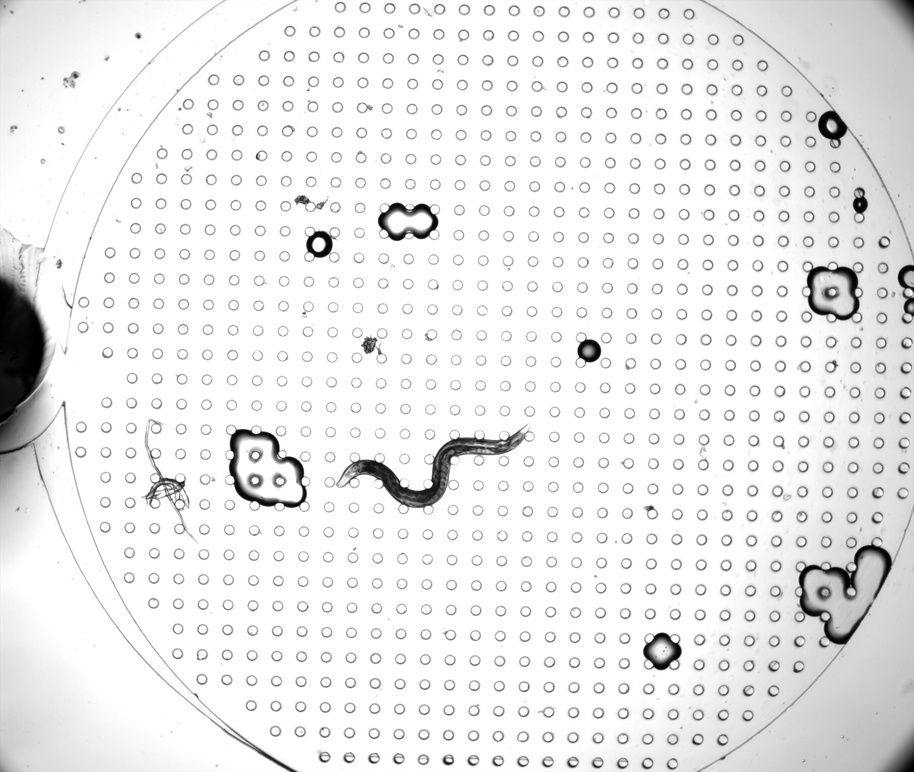
#> input picture frame.jpg, 914 x 772 px, shrunk from 2560 x 2160 before the run
$ python seperate_the_worm.py
#> lines starting #> are read from the running program, lines starting #| are printed output that depends on the picture; after the words box and inside, x2 and y2 are one past the last pixel; in counts of white or black regions, pixels touching at a corner belong together; long printed decimals are rounded
import cv2
import numpy as np
import os
import matplotlib.pyplot as plt

frame = cv2.imread('frame.jpg', cv2.COLOR_BGR2GRAY)
#> frame is the input picture: shape (772, 914); min 0, max 255, mean 235
mask = cv2.imread('masked_worm.jpg', cv2.COLOR_BGR2GRAY)
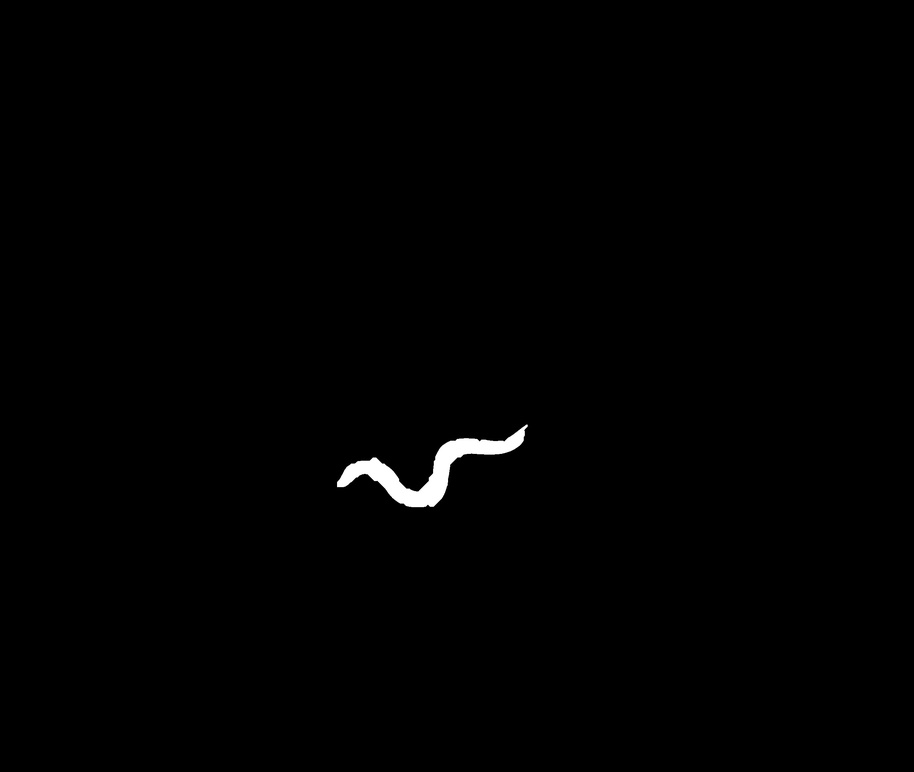
#> input picture masked_worm.jpg, 914 x 772 px, shrunk from 2560 x 2160 before the run
#> mask is the input picture: shape (772, 914); min 0, max 255, mean 1.4
# plt.title('frame')
# plt.imshow(frame, cmap='gray')
# plt.show()

maskbin = mask > 125
#> maskbin: shape (772, 914) bool; 0.54% white; 1 white region, box (x1, y1, x2, y2) and area: (337, 425, 528, 507) 3823
worm_img = maskbin * frame
plt.title('worm_img')
plt.imshow(255 - worm_img, cmap='gray')
plt.show()
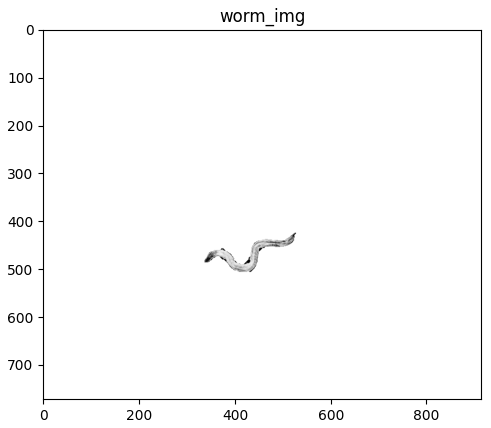
#> figure drawn by matplotlib, 1 panel

# Now lets cut the worm into square pieces and keep the one which has worm only
H, W = maskbin.shape
#> H = 772; W = 914
print(H, W)
#| 772 914

for h in range(H):
    # find the head of the worm
    if np.sum(maskbin[h, :]) > 0:
        head_x = h
        print('found the head of the worm at x-axis {}'.format(h))
        break

for h in range(H - 1, 0, -1):
    # find the head of the worm
    if np.sum(maskbin[h, :]) > 0:
        tail_x = h
        print('found the tail of the worm at x-axis {}'.format(h))
        break

# find the head tail coordinate

list_of_y = []
for w in range(W):
    if maskbin[head_x, w]:
        list_of_y.append(w)
#> after the loop, list_of_y = [525, 526, 527]

head_y = int(np.median(list_of_y))
#> head_y = 526

# find the head tail coordinate

list_of_y = []
for w in range(W):
    if maskbin[tail_x, w]:
        list_of_y.append(w)
#> after the loop, list_of_y = [408, 409, 410, 411, 412, 413, 414, 415, 416, 417, 418, 419, 420, 421, 422, 423, 424, 425, 430, 431, 432, 433]

tail_y = int(np.median(list_of_y))
#> tail_y = 418

print('Head is at ({},{}), and tail is at ({},{}).'.format(head_x, head_y, tail_x, tail_y))
#| Head is at (425,526), and tail is at (506,418).

# Angle between the head and tail fixing here
theta = (head_y - tail_y) / (head_x - tail_x)
#> theta = -1.33
theta = theta * 180 / np.pi
#> theta = -76.39
print(theta)
#| -76.394

width = tail_y - head_y
#> width = -108
height = tail_x - head_x
#> height = 81

print(width, height)
#| -108 81

if width < height:  # I have to cross-check the logic
    theta = -theta
#> theta = 76.39
else:
    theta = 90 - theta

# Create a rotation matrix
rotation_matrix = cv2.getRotationMatrix2D((head_x, head_y), theta, scale=1.0)
#> rotation_matrix = [[0.235, 0.972, -186.2], [-0.972, 0.235, 815.3]]

# Apply the rotation to the image
rotated_image = cv2.warpAffine(worm_img[200:-200, 200:-200], rotation_matrix, (frame.shape[1], frame.shape[0]))


# plt.title('frame')
# plt.imshow(rotated_image, cmap='gray')
# plt.show()

# lets find the backbone set

def find_backbone(head_x, head_y, maskbin):
    backbone = [(head_x, head_y)]
    for h in range(head_x + 1, tail_x + 1):
        alist = []
        for w in range(W):
            if maskbin[h, w]:
                alist.append(w)
        temp_y = int(np.mean(alist))
        backbone.append((h, temp_y))

    # print(backbone)
    # print(len(backbone))
    A = np.array(backbone)
    # [4 lines of commented-out code are left out]

    return A


# def find_next_rotation_point(A):
#     # Calculate the numerical derivative
#     dydx2 = np.diff(np.diff(A[:, 1]) / np.diff(A[:, 0]))
#
#     # Print the result
#
#     plt.figure()
#     plt.plot(dydx2)
#     plt.show()
#
#     dydx2 = np.abs((dydx2))
#     # print(dydx2)
#
#     # rotation from here
#
#     listofpoints = [(head_x, head_y)]
#     start_x, start_y = head_x, head_y
#     print('rotate start from ({},{})'.format(start_x, start_y))
#     for i in range(2, len(dydx2) - 1, 2):
#         if dydx2[i] > 2:
#             # print('rotate at location to ({},{})'.format(start_x + i, A[i, 1]))
#             listofpoints.append((start_x + i, A[i, 1]))
#     return listofpoints


# def rotate2D(head_x, head_y, tail_x, tail_y, image, p):
#     # Angle between the head and tail fixing here
#     theta = (head_y - tail_y) / (head_x - tail_x)
#     theta = theta * 180 / np.pi
#     print(theta)
#
#     width = tail_y - head_y
#     height = tail_x - head_x
#
#     print(width, height)
#
#     if width < height:  # I have to cross-check the logic
#         theta = -theta
#     else:
#         theta = 90 - theta
#
#     pivot = (int(head_x), int(head_y))
#
#     # Create a rotation matrix
#     rotation_matrix = cv2.getRotationMatrix2D(pivot, theta, scale=1.0)
#
#     # Apply the rotation to the image
#     rotated_image = cv2.warpAffine(worm_img[200:-200,200:-200], rotation_matrix,
#                                    (worm_img.shape[1], worm_img.shape[0]))
#
#     plt.title('After rotation')
#     plt.imshow(255 - rotated_image, cmap='gray')
#     plt.show()
#
#     maskbin = rotated_image > 0
#
#     H, W = worm_img.shape
#     print(H, W)
#
#     for h in range(H):
#         # find the head of the worm
#         if np.sum(maskbin[head_x:,:][h, :]) > 0:
#             new_head_x = h
#             print('found the head of the worm at x-axis {}'.format(h))
#             break
#
#     # for h in range(H - 1, 0, -1):
#     #     # find the head of the worm
#     #     if np.sum(maskbin[h, :]) > 0:
#     #         new_tail_x = h
#     #         print('found the tail of the worm at x-axis {}'.format(h))
#     #         break
#
#     # find the head tail coordinate
#
#     list_of_y = []
#     for w in range(W):
#         if maskbin[head_x:,:][new_head_x, w]:
#             list_of_y.append(w)
#
#     new_head_y = int(np.median(list_of_y))
#
#     # # find the head tail coordinate
#     #
#     # list_of_y = []
#     # for w in range(W):
#     #     if maskbin[new_tail_x, w]:
#     #         list_of_y.append(w)
#     #
#     # new_tail_y = int(np.median(list_of_y))
#
#     M = np.float32([
#         [1, 0, head_y - new_head_y],
#         [0, 1, head_x - new_head_x],
#     ])
#
#     shifted = cv2.warpAffine(rotated_image, M, rotated_image.shape[::-1])
#     plt.title('After shifted')
#     plt.imshow(255 - shifted, cmap='gray')
#     plt.show()
#
#     cv2.imwrite('worm_cuts/cropped_{}.jpg'.format(p), 255-shifted[head_x:new_head_x,:])
#
#     #maskbin = worm_img > 0
#
#     #return worm_img, maskbin
#
#
# A = find_backbone(head_x, head_y, maskbin)
# control_points = find_next_rotation_point(A)
# for i in range(len(control_points)-1):
#     x1, y1 = control_points[i]
#     x2, y2 = control_points[i+1]
#     #worm_img, maskbin = rotate2D(x1, y1, x2, y2, worm_img, 0)
#     #worm_img, maskbin = rotate2D(x1, y1, x2, y2, worm_img, 1)
#     rotate2D(x1, y1, x2, y2, worm_img, i)
